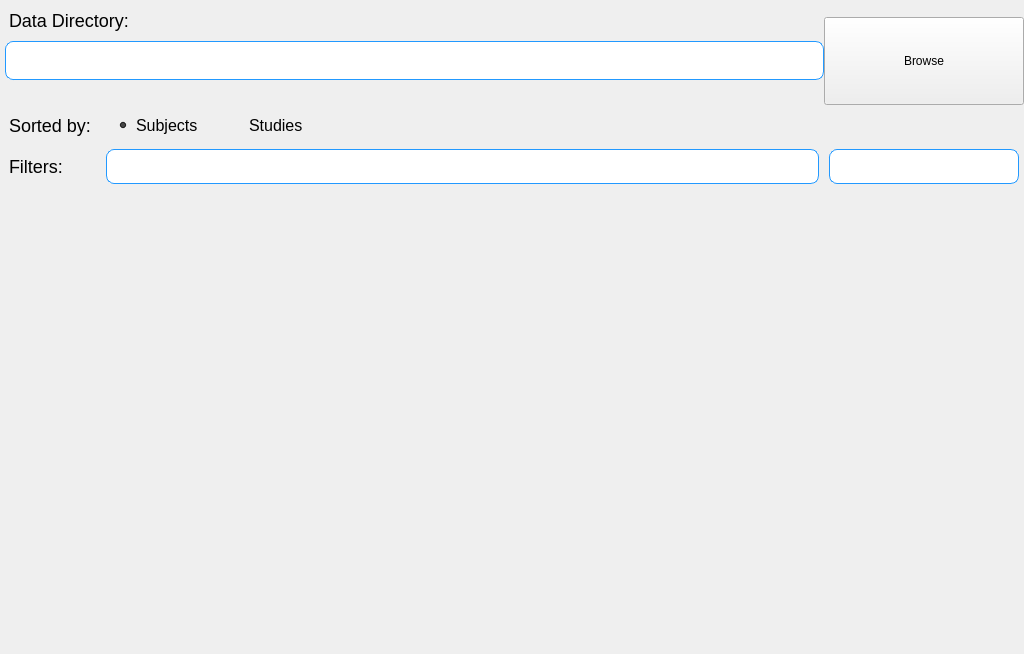
<?xml version="1.0" encoding="UTF-8"?>
<ui version="4.0">
 <class>dicomifier::ihm::SubjectsFrame</class>
 <widget class="QWidget" name="dicomifier::ihm::SubjectsFrame">
  <property name="geometry">
   <rect>
    <x>0</x>
    <y>0</y>
    <width>1024</width>
    <height>654</height>
   </rect>
  </property>
  <property name="minimumSize">
   <size>
    <width>1024</width>
    <height>586</height>
   </size>
  </property>
  <property name="windowTitle">
   <string>Form</string>
  </property>
  <property name="styleSheet">
   <string notr="true">QLabel
{
    background: transparent;
    border: none;
    font-size: 18px;
    margin: 10px 5px;
}

QTreeView
{
    margin: 5px;
    border-radius: 10px;
    border: 1px solid #2299FF;
}

QLineEdit
{
    margin: 0px 5px;
    background-color: white;
    border-radius: 8px;
    border: 1px solid #2299FF;
}

QLineEdit#dataDirectory
{
    margin-left: 5px;
    margin-right: 0px;
    margin-bottom: 25px;
    margin-top: 0px;
}

QRadioButton
{
    margin: 5px 15px;
    font-size: 16px;
    background: transparent;
    border: none;
}</string>
  </property>
  <layout class="QGridLayout" name="gridLayout">
   <property name="leftMargin">
    <number>0</number>
   </property>
   <property name="topMargin">
    <number>0</number>
   </property>
   <property name="rightMargin">
    <number>0</number>
   </property>
   <property name="bottomMargin">
    <number>0</number>
   </property>
   <property name="spacing">
    <number>0</number>
   </property>
   <item row="4" column="0" colspan="5">
    <widget class="QWidget" name="widget" native="true">
     <property name="sizePolicy">
      <sizepolicy hsizetype="Expanding" vsizetype="Expanding">
       <horstretch>0</horstretch>
       <verstretch>0</verstretch>
      </sizepolicy>
     </property>
     <property name="styleSheet">
      <string notr="true"/>
     </property>
    </widget>
   </item>
   <item row="0" column="0" colspan="2" alignment="Qt::AlignTop">
    <widget class="QLabel" name="label">
     <property name="text">
      <string>Data Directory:</string>
     </property>
     <property name="scaledContents">
      <bool>true</bool>
     </property>
     <property name="alignment">
      <set>Qt::AlignLeading|Qt::AlignLeft|Qt::AlignVCenter</set>
     </property>
    </widget>
   </item>
   <item row="0" column="4" rowspan="2" alignment="Qt::AlignBottom">
    <widget class="QPushButton" name="browserButton">
     <property name="minimumSize">
      <size>
       <width>200</width>
       <height>88</height>
      </size>
     </property>
     <property name="maximumSize">
      <size>
       <width>200</width>
       <height>16777215</height>
      </size>
     </property>
     <property name="text">
      <string>Browse</string>
     </property>
    </widget>
   </item>
   <item row="2" column="0">
    <widget class="QLabel" name="label_2">
     <property name="text">
      <string>Sorted by:</string>
     </property>
    </widget>
   </item>
   <item row="3" column="4">
    <widget class="QLineEdit" name="lineEdit_2">
     <property name="sizePolicy">
      <sizepolicy hsizetype="Preferred" vsizetype="Fixed">
       <horstretch>0</horstretch>
       <verstretch>0</verstretch>
      </sizepolicy>
     </property>
     <property name="minimumSize">
      <size>
       <width>200</width>
       <height>35</height>
      </size>
     </property>
    </widget>
   </item>
   <item row="2" column="3">
    <spacer name="horizontalSpacer_2">
     <property name="orientation">
      <enum>Qt::Horizontal</enum>
     </property>
     <property name="sizeHint" stdset="0">
      <size>
       <width>40</width>
       <height>20</height>
      </size>
     </property>
    </spacer>
   </item>
   <item row="1" column="0" colspan="4">
    <widget class="QLineEdit" name="dataDirectory">
     <property name="sizePolicy">
      <sizepolicy hsizetype="Expanding" vsizetype="Preferred">
       <horstretch>0</horstretch>
       <verstretch>0</verstretch>
      </sizepolicy>
     </property>
     <property name="minimumSize">
      <size>
       <width>0</width>
       <height>64</height>
      </size>
     </property>
     <property name="maximumSize">
      <size>
       <width>16777215</width>
       <height>120</height>
      </size>
     </property>
    </widget>
   </item>
   <item row="2" column="1">
    <widget class="QRadioButton" name="radioButton">
     <property name="sizePolicy">
      <sizepolicy hsizetype="Preferred" vsizetype="Fixed">
       <horstretch>0</horstretch>
       <verstretch>0</verstretch>
      </sizepolicy>
     </property>
     <property name="text">
      <string>Subjects</string>
     </property>
     <property name="checked">
      <bool>true</bool>
     </property>
    </widget>
   </item>
   <item row="3" column="1" colspan="3">
    <widget class="QLineEdit" name="lineEdit">
     <property name="minimumSize">
      <size>
       <width>0</width>
       <height>35</height>
      </size>
     </property>
    </widget>
   </item>
   <item row="3" column="0">
    <widget class="QLabel" name="label_3">
     <property name="text">
      <string>Filters:</string>
     </property>
    </widget>
   </item>
   <item row="2" column="2">
    <widget class="QRadioButton" name="radioButton_2">
     <property name="sizePolicy">
      <sizepolicy hsizetype="Preferred" vsizetype="Fixed">
       <horstretch>0</horstretch>
       <verstretch>0</verstretch>
      </sizepolicy>
     </property>
     <property name="text">
      <string>Studies</string>
     </property>
    </widget>
   </item>
  </layout>
 </widget>
 <resources/>
 <connections/>
</ui>
